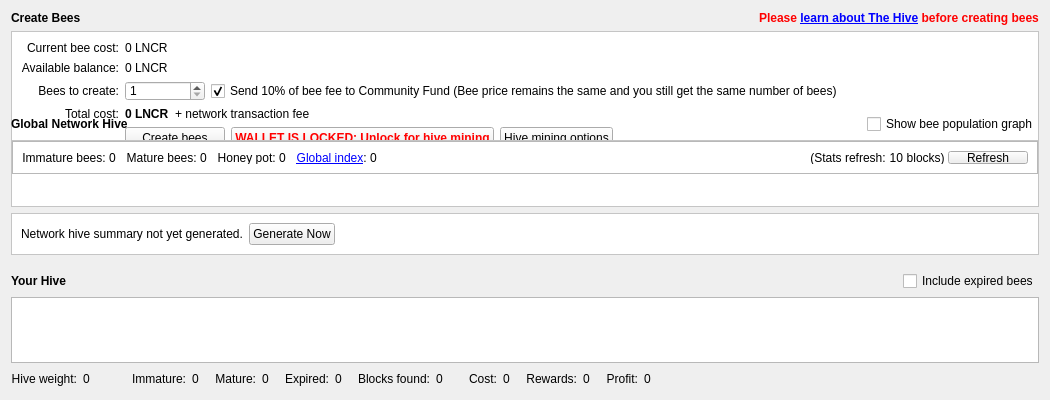
<?xml version="1.0" encoding="UTF-8"?>
<ui version="4.0">
 <class>HiveDialog</class>
 <widget class="QWidget" name="HiveDialog">
  <property name="geometry">
   <rect>
    <x>0</x>
    <y>0</y>
    <width>1050</width>
    <height>400</height>
   </rect>
  </property>
  <property name="sizePolicy">
   <sizepolicy hsizetype="Preferred" vsizetype="Minimum">
    <horstretch>0</horstretch>
    <verstretch>0</verstretch>
   </sizepolicy>
  </property>
  <property name="minimumSize">
   <size>
    <width>0</width>
    <height>400</height>
   </size>
  </property>
  <property name="styleSheet">
   <string notr="true"/>
  </property>
  <layout class="QVBoxLayout" name="verticalLayout">
   <item>
    <layout class="QHBoxLayout" name="horizontalLayout_9">
     <item>
      <widget class="QLabel" name="createBeesTitleLabel">
       <property name="font">
        <font>
         <weight>75</weight>
         <bold>true</bold>
        </font>
       </property>
       <property name="text">
        <string>Create Bees</string>
       </property>
      </widget>
     </item>
     <item>
      <spacer name="horizontalSpacer_9">
       <property name="orientation">
        <enum>Qt::Horizontal</enum>
       </property>
       <property name="sizeHint" stdset="0">
        <size>
         <width>13</width>
         <height>13</height>
        </size>
       </property>
      </spacer>
     </item>
     <item>
      <widget class="QLabel" name="warningLabel">
       <property name="maximumSize">
        <size>
         <width>16</width>
         <height>16</height>
        </size>
       </property>
       <property name="font">
        <font>
         <weight>50</weight>
         <bold>false</bold>
        </font>
       </property>
       <property name="text">
        <string/>
       </property>
       <property name="pixmap">
        <pixmap resource="../bitcoin.qrc">:/icons/warning</pixmap>
       </property>
       <property name="scaledContents">
        <bool>true</bool>
       </property>
      </widget>
     </item>
     <item>
      <widget class="QLabel" name="warningLabel2">
       <property name="font">
        <font>
         <weight>75</weight>
         <bold>true</bold>
        </font>
       </property>
       <property name="text">
        <string>&lt;span style=&quot;color:#ff0000;&quot;&gt;Please &lt;a href=&quot;https://coin.lightningcashr.org/?page_id=326&quot;&gt;&lt;span style=&quot;text-decoration: underline;&quot;&gt;learn about The Hive&lt;/span&gt;&lt;/a&gt; before creating bees&lt;/span&gt;</string>
       </property>
       <property name="openExternalLinks">
        <bool>true</bool>
       </property>
      </widget>
     </item>
    </layout>
   </item>
   <item>
    <widget class="QFrame" name="createBeesForm">
     <property name="sizePolicy">
      <sizepolicy hsizetype="Preferred" vsizetype="Fixed">
       <horstretch>0</horstretch>
       <verstretch>0</verstretch>
      </sizepolicy>
     </property>
     <property name="minimumSize">
      <size>
       <width>0</width>
       <height>145</height>
      </size>
     </property>
     <property name="styleSheet">
      <string notr="true">#createBeesForm{background:url(:/icons/hive_background_flash);
background-repeat:no-repeat;
background-position:bottom right;
background-color:white;}</string>
     </property>
     <property name="frameShape">
      <enum>QFrame::StyledPanel</enum>
     </property>
     <property name="frameShadow">
      <enum>QFrame::Sunken</enum>
     </property>
     <layout class="QFormLayout" name="formLayout_2">
      <property name="labelAlignment">
       <set>Qt::AlignRight|Qt::AlignTrailing|Qt::AlignVCenter</set>
      </property>
      <item row="0" column="0">
       <widget class="QLabel" name="currentBeeCostLabel_2">
        <property name="text">
         <string>Current bee cost:</string>
        </property>
        <property name="alignment">
         <set>Qt::AlignRight|Qt::AlignTrailing|Qt::AlignVCenter</set>
        </property>
       </widget>
      </item>
      <item row="1" column="0">
       <widget class="QLabel" name="currentBeeCostLabel_21">
        <property name="text">
         <string>Available balance:</string>
        </property>
        <property name="alignment">
         <set>Qt::AlignRight|Qt::AlignTrailing|Qt::AlignVCenter</set>
        </property>
       </widget>
      </item>
      <item row="1" column="1">
       <layout class="QHBoxLayout" name="horizontalLayout_91">
        <item>
         <widget class="QLabel" name="currentBalance">
          <property name="font">
           <font>
            <weight>50</weight>
            <bold>false</bold>
           </font>
          </property>
          <property name="text">
           <string>0 LNCR</string>
          </property>
         </widget>
        </item>
        <item>
         <spacer name="horizontalSpacer_91">
          <property name="orientation">
           <enum>Qt::Horizontal</enum>
          </property>
          <property name="sizeHint" stdset="0">
           <size>
            <width>0</width>
            <height>0</height>
           </size>
          </property>
         </spacer>
        </item>
       </layout>
      </item>
      <item row="2" column="0">
       <widget class="QLabel" name="beesToCreateLabel_2">
        <property name="text">
         <string>Bees to create:</string>
        </property>
        <property name="alignment">
         <set>Qt::AlignRight|Qt::AlignTrailing|Qt::AlignVCenter</set>
        </property>
       </widget>
      </item>
      <item row="2" column="1">
       <layout class="QHBoxLayout" name="horizontalLayout_8">
        <item>
         <widget class="QSpinBox" name="beeCountSpinner">
          <property name="minimumSize">
           <size>
            <width>80</width>
            <height>20</height>
           </size>
          </property>
          <property name="minimum">
           <number>1</number>
          </property>
          <property name="maximum">
           <number>9999999</number>
          </property>
         </widget>
        </item>
        <item>
         <widget class="QCheckBox" name="donateCommunityFundCheckbox">
          <property name="sizePolicy">
           <sizepolicy hsizetype="Fixed" vsizetype="Fixed">
            <horstretch>0</horstretch>
            <verstretch>0</verstretch>
           </sizepolicy>
          </property>
          <property name="maximumSize">
           <size>
            <width>1000</width>
            <height>16777215</height>
           </size>
          </property>
          <property name="focusPolicy">
           <enum>Qt::StrongFocus</enum>
          </property>
          <property name="toolTip">
           <string>The community fund works by diverting a portion of the unspendable bee creation fee to the spendable community fund address. This enables us to keep developing LightningCashr Coin.</string>
          </property>
          <property name="text">
           <string>Send 10% of bee fee to Community Fund (Bee price remains the same and you still get the same number of bees)</string>
          </property>
          <property name="checked">
           <bool>true</bool>
          </property>
         </widget>
        </item>
        <item>
         <spacer name="horizontalSpacer_8">
          <property name="orientation">
           <enum>Qt::Horizontal</enum>
          </property>
          <property name="sizeHint" stdset="0">
           <size>
            <width>0</width>
            <height>0</height>
           </size>
          </property>
         </spacer>
        </item>
       </layout>
      </item>
      <item row="3" column="0">
       <widget class="QLabel" name="totalCostLabel_3">
        <property name="text">
         <string>Total cost:</string>
        </property>
        <property name="alignment">
         <set>Qt::AlignRight|Qt::AlignTrailing|Qt::AlignVCenter</set>
        </property>
       </widget>
      </item>
      <item row="3" column="1">
       <layout class="QHBoxLayout" name="horizontalLayout_4">
        <item>
         <widget class="QLabel" name="totalCostLabel">
          <property name="font">
           <font>
            <weight>75</weight>
            <bold>true</bold>
           </font>
          </property>
          <property name="text">
           <string>0 LNCR</string>
          </property>
         </widget>
        </item>
        <item>
         <widget class="QLabel" name="label_9">
          <property name="text">
           <string>+ network transaction fee</string>
          </property>
         </widget>
        </item>
        <item>
         <spacer name="horizontalSpacer_10">
          <property name="orientation">
           <enum>Qt::Horizontal</enum>
          </property>
          <property name="sizeHint" stdset="0">
           <size>
            <width>0</width>
            <height>0</height>
           </size>
          </property>
         </spacer>
        </item>
       </layout>
      </item>
      <item row="4" column="1">
       <layout class="QHBoxLayout" name="horizontalLayout_3">
        <item>
         <widget class="QPushButton" name="createBeesButton">
          <property name="minimumSize">
           <size>
            <width>100</width>
            <height>0</height>
           </size>
          </property>
          <property name="toolTip">
           <string>Create bees now. You will be shown a confirmation dialogue including final transaction fees.</string>
          </property>
          <property name="text">
           <string>Create bees</string>
          </property>
          <property name="icon">
           <iconset resource="../bitcoin.qrc">
            <normaloff>:/icons/bee</normaloff>:/icons/bee</iconset>
          </property>
         </widget>
        </item>
        <item>
         <widget class="QPushButton" name="releaseSwarmButton">
          <property name="minimumSize">
           <size>
            <width>100</width>
            <height>0</height>
           </size>
          </property>
          <property name="font">
           <font>
            <weight>75</weight>
            <bold>true</bold>
           </font>
          </property>
          <property name="toolTip">
           <string>Click to unlock your wallet so that your bees can work. Note this only unlocks the wallet for hivemining; you must
still fully unlock it to send funds.</string>
          </property>
          <property name="styleSheet">
           <string notr="true">color:red;</string>
          </property>
          <property name="text">
           <string>WALLET IS LOCKED: Unlock for hive mining</string>
          </property>
          <property name="icon">
           <iconset resource="../bitcoin.qrc">
            <normaloff>:/icons/lock_closed</normaloff>:/icons/lock_closed</iconset>
          </property>
         </widget>
        </item>
        <item>
         <widget class="QPushButton" name="showHiveOptionsButton">
          <property name="minimumSize">
           <size>
            <width>100</width>
            <height>0</height>
           </size>
          </property>
          <property name="toolTip">
           <string>Create bees now. You will be shown a confirmation dialogue including final transaction fees.</string>
          </property>
          <property name="text">
           <string>Hive mining options</string>
          </property>
          <property name="icon">
           <iconset resource="../bitcoin.qrc">
            <normaloff>:/icons/options</normaloff>:/icons/options</iconset>
          </property>
         </widget>
        </item>
        <item>
         <spacer name="horizontalSpacer_7">
          <property name="orientation">
           <enum>Qt::Horizontal</enum>
          </property>
          <property name="sizeHint" stdset="0">
           <size>
            <width>0</width>
            <height>0</height>
           </size>
          </property>
         </spacer>
        </item>
       </layout>
      </item>
      <item row="0" column="1">
       <layout class="QHBoxLayout" name="horizontalLayout_10">
        <item>
         <widget class="QLabel" name="beeCostLabel">
          <property name="font">
           <font>
            <weight>50</weight>
            <bold>false</bold>
           </font>
          </property>
          <property name="text">
           <string>0 LNCR</string>
          </property>
         </widget>
        </item>
        <item>
         <spacer name="horizontalSpacer_18">
          <property name="orientation">
           <enum>Qt::Horizontal</enum>
          </property>
          <property name="sizeHint" stdset="0">
           <size>
            <width>13</width>
            <height>13</height>
           </size>
          </property>
         </spacer>
        </item>
       </layout>
      </item>
     </layout>
    </widget>
   </item>
   <item>
    <spacer name="verticalSpacer_3">
     <property name="orientation">
      <enum>Qt::Vertical</enum>
     </property>
     <property name="sizeType">
      <enum>QSizePolicy::Fixed</enum>
     </property>
     <property name="sizeHint" stdset="0">
      <size>
       <width>20</width>
       <height>10</height>
      </size>
     </property>
    </spacer>
   </item>
   <item>
    <layout class="QHBoxLayout" name="yourHiveHeader_2">
     <item>
      <widget class="QLabel" name="globalNetworkHiveTitleLabel">
       <property name="font">
        <font>
         <weight>75</weight>
         <bold>true</bold>
        </font>
       </property>
       <property name="text">
        <string>Global Network Hive</string>
       </property>
      </widget>
     </item>
     <item>
      <spacer name="horizontalSpacer_20">
       <property name="orientation">
        <enum>Qt::Horizontal</enum>
       </property>
       <property name="sizeHint" stdset="0">
        <size>
         <width>0</width>
         <height>0</height>
        </size>
       </property>
      </spacer>
     </item>
     <item>
      <widget class="QCheckBox" name="showAdvancedStatsCheckbox">
       <property name="sizePolicy">
        <sizepolicy hsizetype="Fixed" vsizetype="Fixed">
         <horstretch>0</horstretch>
         <verstretch>0</verstretch>
        </sizepolicy>
       </property>
       <property name="maximumSize">
        <size>
         <width>1000</width>
         <height>16777215</height>
        </size>
       </property>
       <property name="focusPolicy">
        <enum>Qt::StrongFocus</enum>
       </property>
       <property name="toolTip">
        <string>If ticked, advanced global network hive stats will be displayed</string>
       </property>
       <property name="text">
        <string>Show bee population graph</string>
       </property>
       <property name="checked">
        <bool>false</bool>
       </property>
      </widget>
     </item>
    </layout>
   </item>
   <item>
    <widget class="QFrame" name="globalHiveSummary">
     <property name="styleSheet">
      <string notr="true">#globalHiveSummary {background-color:white;}</string>
     </property>
     <property name="frameShape">
      <enum>QFrame::StyledPanel</enum>
     </property>
     <property name="frameShadow">
      <enum>QFrame::Sunken</enum>
     </property>
     <layout class="QVBoxLayout" name="verticalLayout_2">
      <property name="spacing">
       <number>0</number>
      </property>
      <property name="leftMargin">
       <number>0</number>
      </property>
      <property name="topMargin">
       <number>0</number>
      </property>
      <property name="rightMargin">
       <number>0</number>
      </property>
      <property name="bottomMargin">
       <number>0</number>
      </property>
      <item>
       <widget class="QFrame" name="globalHiveSummaryTextRow">
        <property name="styleSheet">
         <string notr="true"/>
        </property>
        <property name="frameShape">
         <enum>QFrame::StyledPanel</enum>
        </property>
        <property name="frameShadow">
         <enum>QFrame::Raised</enum>
        </property>
        <layout class="QHBoxLayout" name="horizontalLayout">
         <property name="spacing">
          <number>0</number>
         </property>
         <item>
          <widget class="QLabel" name="label_6">
           <property name="toolTip">
            <string>The total number of immature bees across the whole network</string>
           </property>
           <property name="text">
            <string>Immature bees: </string>
           </property>
           <property name="alignment">
            <set>Qt::AlignRight|Qt::AlignTrailing|Qt::AlignVCenter</set>
           </property>
          </widget>
         </item>
         <item>
          <widget class="QLabel" name="globalImmatureLabel">
           <property name="toolTip">
            <string>The total number of immature bees across the whole network</string>
           </property>
           <property name="text">
            <string>0</string>
           </property>
          </widget>
         </item>
         <item>
          <spacer name="immatureLabelSpacer_2">
           <property name="orientation">
            <enum>Qt::Horizontal</enum>
           </property>
           <property name="sizeType">
            <enum>QSizePolicy::Fixed</enum>
           </property>
           <property name="sizeHint" stdset="0">
            <size>
             <width>10</width>
             <height>0</height>
            </size>
           </property>
          </spacer>
         </item>
         <item>
          <widget class="QLabel" name="label_12">
           <property name="toolTip">
            <string>The total number of mature bees across the whole network</string>
           </property>
           <property name="text">
            <string>Mature bees: </string>
           </property>
           <property name="alignment">
            <set>Qt::AlignRight|Qt::AlignTrailing|Qt::AlignVCenter</set>
           </property>
          </widget>
         </item>
         <item>
          <widget class="QLabel" name="globalMatureLabel">
           <property name="toolTip">
            <string>The total number of mature bees across the whole network</string>
           </property>
           <property name="text">
            <string>0</string>
           </property>
          </widget>
         </item>
         <item>
          <spacer name="immatureLabelSpacer_3">
           <property name="orientation">
            <enum>Qt::Horizontal</enum>
           </property>
           <property name="sizeType">
            <enum>QSizePolicy::Fixed</enum>
           </property>
           <property name="sizeHint" stdset="0">
            <size>
             <width>10</width>
             <height>0</height>
            </size>
           </property>
          </spacer>
         </item>
         <item>
          <widget class="QLabel" name="label_11">
           <property name="toolTip">
            <string>The total block rewards available on the network over the lifespan of a single bee</string>
           </property>
           <property name="text">
            <string>Honey pot: </string>
           </property>
           <property name="alignment">
            <set>Qt::AlignRight|Qt::AlignTrailing|Qt::AlignVCenter</set>
           </property>
          </widget>
         </item>
         <item>
          <widget class="QLabel" name="potentialRewardsLabel">
           <property name="toolTip">
            <string>The total block rewards available on the network over the lifespan of a single bee</string>
           </property>
           <property name="text">
            <string>0</string>
           </property>
          </widget>
         </item>
         <item>
          <spacer name="immatureLabelSpacer_5">
           <property name="orientation">
            <enum>Qt::Horizontal</enum>
           </property>
           <property name="sizeType">
            <enum>QSizePolicy::Fixed</enum>
           </property>
           <property name="sizeHint" stdset="0">
            <size>
             <width>10</width>
             <height>0</height>
            </size>
           </property>
          </spacer>
         </item>
         <item>
          <widget class="QLabel" name="label_16">
           <property name="toolTip">
            <string>The Global Index is a measure of network bee population. At a value of 100,
the network is saturated with the maximum number of bees that are expected
to make back their cost. At values below 100, it is expected at all bees will be profitable.</string>
           </property>
           <property name="text">
            <string>&lt;a href=&quot;https://coin.lightningcashr.org/?page_id=326&quot;&gt;&lt;span style=&quot;text-decoration: underline;&quot;&gt;Global index&lt;/span&gt;&lt;/a&gt;: </string>
           </property>
           <property name="alignment">
            <set>Qt::AlignRight|Qt::AlignTrailing|Qt::AlignVCenter</set>
           </property>
           <property name="openExternalLinks">
            <bool>true</bool>
           </property>
          </widget>
         </item>
         <item>
          <widget class="QLabel" name="beePopIndexLabel">
           <property name="toolTip">
            <string>The Global Index is a measure of network bee population. At a value of 100,
the network is saturated with the maximum number of bees that are expected
to make back their cost. At values below 100, it is expected at all bees will be profitable.</string>
           </property>
           <property name="text">
            <string>0</string>
           </property>
          </widget>
         </item>
         <item>
          <spacer name="immatureLabelSpacer_6">
           <property name="orientation">
            <enum>Qt::Horizontal</enum>
           </property>
           <property name="sizeType">
            <enum>QSizePolicy::Fixed</enum>
           </property>
           <property name="sizeHint" stdset="0">
            <size>
             <width>10</width>
             <height>0</height>
            </size>
           </property>
          </spacer>
         </item>
         <item>
          <widget class="TinyPie" name="beePopIndexPie" native="true">
           <property name="sizePolicy">
            <sizepolicy hsizetype="Fixed" vsizetype="Fixed">
             <horstretch>0</horstretch>
             <verstretch>0</verstretch>
            </sizepolicy>
           </property>
           <property name="minimumSize">
            <size>
             <width>20</width>
             <height>20</height>
            </size>
           </property>
           <property name="toolTip">
            <string>The Global Index is a measure of network bee population. At a value of 100,
the network is saturated with the maximum number of bees that are expected
to make back their cost. At values below 100, it is expected at all bees will be profitable.</string>
           </property>
          </widget>
         </item>
         <item>
          <spacer name="horizontalSpacer_12">
           <property name="orientation">
            <enum>Qt::Horizontal</enum>
           </property>
           <property name="sizeHint" stdset="0">
            <size>
             <width>0</width>
             <height>0</height>
            </size>
           </property>
          </spacer>
         </item>
         <item>
          <widget class="QLabel" name="label_13">
           <property name="toolTip">
            <string>Global network hive stats are automatically refreshed every 10 blocks</string>
           </property>
           <property name="text">
            <string>(Stats refresh: </string>
           </property>
           <property name="alignment">
            <set>Qt::AlignRight|Qt::AlignTrailing|Qt::AlignVCenter</set>
           </property>
          </widget>
         </item>
         <item>
          <widget class="QLabel" name="blocksTillGlobalRefresh">
           <property name="text">
            <string>10</string>
           </property>
           <property name="alignment">
            <set>Qt::AlignRight|Qt::AlignTrailing|Qt::AlignVCenter</set>
           </property>
          </widget>
         </item>
         <item>
          <widget class="QLabel" name="label_15">
           <property name="toolTip">
            <string>Global network hive stats are automatically refreshed every 10 blocks</string>
           </property>
           <property name="text">
            <string> blocks) </string>
           </property>
           <property name="alignment">
            <set>Qt::AlignRight|Qt::AlignTrailing|Qt::AlignVCenter</set>
           </property>
          </widget>
         </item>
         <item>
          <widget class="QPushButton" name="refreshGlobalSummaryButton">
           <property name="minimumSize">
            <size>
             <width>75</width>
             <height>0</height>
            </size>
           </property>
           <property name="toolTip">
            <string>Refresh global hive stats now</string>
           </property>
           <property name="text">
            <string>Refresh</string>
           </property>
           <property name="icon">
            <iconset resource="../bitcoin.qrc">
             <normaloff>:/icons/refresh</normaloff>:/icons/refresh</iconset>
           </property>
          </widget>
         </item>
        </layout>
       </widget>
      </item>
      <item>
       <widget class="QCustomPlot" name="beePopGraph" native="true">
        <property name="sizePolicy">
         <sizepolicy hsizetype="Expanding" vsizetype="Expanding">
          <horstretch>0</horstretch>
          <verstretch>0</verstretch>
         </sizepolicy>
        </property>
        <property name="minimumSize">
         <size>
          <width>0</width>
          <height>100</height>
         </size>
        </property>
       </widget>
      </item>
     </layout>
    </widget>
   </item>
   <item>
    <widget class="QFrame" name="globalHiveSummaryError">
     <property name="styleSheet">
      <string notr="true">#globalHiveSummaryError {
background-color:white;
}</string>
     </property>
     <property name="frameShape">
      <enum>QFrame::StyledPanel</enum>
     </property>
     <property name="frameShadow">
      <enum>QFrame::Sunken</enum>
     </property>
     <layout class="QHBoxLayout" name="horizontalLayout_2">
      <item>
       <widget class="QLabel" name="globalHiveSummaryErrorLabel">
        <property name="font">
         <font>
          <weight>50</weight>
          <bold>false</bold>
         </font>
        </property>
        <property name="styleSheet">
         <string notr="true"/>
        </property>
        <property name="text">
         <string>Network hive summary not yet generated.</string>
        </property>
       </widget>
      </item>
      <item>
       <widget class="QPushButton" name="retryGlobalSummaryButton">
        <property name="minimumSize">
         <size>
          <width>75</width>
          <height>0</height>
         </size>
        </property>
        <property name="toolTip">
         <string>Attempt to generate global network hive stats now</string>
        </property>
        <property name="text">
         <string>Generate Now</string>
        </property>
       </widget>
      </item>
      <item>
       <spacer name="horizontalSpacer_17">
        <property name="orientation">
         <enum>Qt::Horizontal</enum>
        </property>
        <property name="sizeHint" stdset="0">
         <size>
          <width>0</width>
          <height>0</height>
         </size>
        </property>
       </spacer>
      </item>
     </layout>
    </widget>
   </item>
   <item>
    <spacer name="verticalSpacer">
     <property name="orientation">
      <enum>Qt::Vertical</enum>
     </property>
     <property name="sizeType">
      <enum>QSizePolicy::Fixed</enum>
     </property>
     <property name="sizeHint" stdset="0">
      <size>
       <width>20</width>
       <height>10</height>
      </size>
     </property>
    </spacer>
   </item>
   <item>
    <layout class="QHBoxLayout" name="yourHiveHeader">
     <item>
      <widget class="QLabel" name="label_8">
       <property name="font">
        <font>
         <weight>75</weight>
         <bold>true</bold>
        </font>
       </property>
       <property name="text">
        <string>Your Hive</string>
       </property>
      </widget>
     </item>
     <item>
      <spacer name="horizontalSpacer_13">
       <property name="orientation">
        <enum>Qt::Horizontal</enum>
       </property>
       <property name="sizeHint" stdset="0">
        <size>
         <width>0</width>
         <height>0</height>
        </size>
       </property>
      </spacer>
     </item>
     <item>
      <widget class="QCheckBox" name="includeDeadBeesCheckbox">
       <property name="sizePolicy">
        <sizepolicy hsizetype="Fixed" vsizetype="Fixed">
         <horstretch>0</horstretch>
         <verstretch>0</verstretch>
        </sizepolicy>
       </property>
       <property name="maximumSize">
        <size>
         <width>1000</width>
         <height>16777215</height>
        </size>
       </property>
       <property name="focusPolicy">
        <enum>Qt::StrongFocus</enum>
       </property>
       <property name="toolTip">
        <string>If ticked, your hive display and summary will include bees that have expired as well as bees that are currently living.</string>
       </property>
       <property name="text">
        <string>Include expired bees</string>
       </property>
       <property name="checked">
        <bool>false</bool>
       </property>
      </widget>
     </item>
    </layout>
   </item>
   <item>
    <widget class="QTableView" name="currentHiveView">
     <property name="minimumSize">
      <size>
       <width>0</width>
       <height>0</height>
      </size>
     </property>
     <property name="contextMenuPolicy">
      <enum>Qt::CustomContextMenu</enum>
     </property>
     <property name="tabKeyNavigation">
      <bool>false</bool>
     </property>
     <property name="sortingEnabled">
      <bool>true</bool>
     </property>
    </widget>
   </item>
   <item>
    <layout class="QHBoxLayout" name="yourHiveSummary">
     <item>
      <widget class="QLabel" name="label_14">
       <property name="toolTip">
        <string>Hive Weight = is your hive population / global hive population. 
This represents how much of the global hive you control as well as
your hive's chance of mining any given hivemineable block.</string>
       </property>
       <property name="text">
        <string>Hive weight:</string>
       </property>
       <property name="alignment">
        <set>Qt::AlignRight|Qt::AlignTrailing|Qt::AlignVCenter</set>
       </property>
      </widget>
     </item>
     <item>
      <widget class="QLabel" name="localHiveWeightLabel">
       <property name="toolTip">
        <string>Hive Weight = is your hive population / global hive population. 
This represents how much of the global hive you control as well as
your hive's chance of mining any given hivemineable block.</string>
       </property>
       <property name="text">
        <string>0</string>
       </property>
      </widget>
     </item>
     <item>
      <widget class="TinyPie" name="hiveWeightPie" native="true">
       <property name="sizePolicy">
        <sizepolicy hsizetype="Fixed" vsizetype="Fixed">
         <horstretch>0</horstretch>
         <verstretch>0</verstretch>
        </sizepolicy>
       </property>
       <property name="minimumSize">
        <size>
         <width>20</width>
         <height>20</height>
        </size>
       </property>
       <property name="toolTip">
        <string>Hive Weight = is your hive population / global hive population. 
This represents how much of the global hive you control as well as
your hive's chance of mining any given hivemineable block.</string>
       </property>
      </widget>
     </item>
     <item>
      <spacer name="immatureLabelSpacer_4">
       <property name="orientation">
        <enum>Qt::Horizontal</enum>
       </property>
       <property name="sizeType">
        <enum>QSizePolicy::Fixed</enum>
       </property>
       <property name="sizeHint" stdset="0">
        <size>
         <width>10</width>
         <height>0</height>
        </size>
       </property>
      </spacer>
     </item>
     <item>
      <widget class="QLabel" name="label">
       <property name="toolTip">
        <string>Current number of immature bees in your hive</string>
       </property>
       <property name="text">
        <string>Immature:</string>
       </property>
       <property name="alignment">
        <set>Qt::AlignRight|Qt::AlignTrailing|Qt::AlignVCenter</set>
       </property>
      </widget>
     </item>
     <item>
      <widget class="QLabel" name="immatureLabel">
       <property name="toolTip">
        <string>Current number of immature bees in your hive</string>
       </property>
       <property name="text">
        <string>0</string>
       </property>
      </widget>
     </item>
     <item>
      <spacer name="immatureLabelSpacer">
       <property name="orientation">
        <enum>Qt::Horizontal</enum>
       </property>
       <property name="sizeType">
        <enum>QSizePolicy::Fixed</enum>
       </property>
       <property name="sizeHint" stdset="0">
        <size>
         <width>10</width>
         <height>0</height>
        </size>
       </property>
      </spacer>
     </item>
     <item>
      <widget class="QLabel" name="label_3">
       <property name="toolTip">
        <string>Current number of mature bees in your hive</string>
       </property>
       <property name="text">
        <string>Mature:</string>
       </property>
       <property name="alignment">
        <set>Qt::AlignRight|Qt::AlignTrailing|Qt::AlignVCenter</set>
       </property>
      </widget>
     </item>
     <item>
      <widget class="QLabel" name="matureLabel">
       <property name="toolTip">
        <string>Current number of mature bees in your hive</string>
       </property>
       <property name="text">
        <string>0</string>
       </property>
      </widget>
     </item>
     <item>
      <spacer name="horizontalSpacer_16">
       <property name="orientation">
        <enum>Qt::Horizontal</enum>
       </property>
       <property name="sizeType">
        <enum>QSizePolicy::Fixed</enum>
       </property>
       <property name="sizeHint" stdset="0">
        <size>
         <width>10</width>
         <height>0</height>
        </size>
       </property>
      </spacer>
     </item>
     <item>
      <widget class="QLabel" name="deadTitleLabel">
       <property name="toolTip">
        <string>Current number of expired bees in your hive</string>
       </property>
       <property name="text">
        <string>Expired:</string>
       </property>
       <property name="alignment">
        <set>Qt::AlignRight|Qt::AlignTrailing|Qt::AlignVCenter</set>
       </property>
      </widget>
     </item>
     <item>
      <widget class="QLabel" name="deadLabel">
       <property name="toolTip">
        <string>Current number of expired bees in your hive</string>
       </property>
       <property name="text">
        <string>0</string>
       </property>
      </widget>
     </item>
     <item>
      <spacer name="horizontalSpacer_15">
       <property name="orientation">
        <enum>Qt::Horizontal</enum>
       </property>
       <property name="sizeType">
        <enum>QSizePolicy::Fixed</enum>
       </property>
       <property name="sizeHint" stdset="0">
        <size>
         <width>10</width>
         <height>0</height>
        </size>
       </property>
      </spacer>
     </item>
     <item>
      <widget class="QLabel" name="label_4">
       <property name="toolTip">
        <string>The number of blocks hivemined by your bees</string>
       </property>
       <property name="text">
        <string>Blocks found:</string>
       </property>
       <property name="alignment">
        <set>Qt::AlignRight|Qt::AlignTrailing|Qt::AlignVCenter</set>
       </property>
      </widget>
     </item>
     <item>
      <widget class="QLabel" name="blocksFoundLabel">
       <property name="toolTip">
        <string>The number of blocks hivemined by your bees</string>
       </property>
       <property name="text">
        <string>0</string>
       </property>
      </widget>
     </item>
     <item>
      <spacer name="deadLabelSpacer">
       <property name="orientation">
        <enum>Qt::Horizontal</enum>
       </property>
       <property name="sizeType">
        <enum>QSizePolicy::Fixed</enum>
       </property>
       <property name="sizeHint" stdset="0">
        <size>
         <width>20</width>
         <height>0</height>
        </size>
       </property>
      </spacer>
     </item>
     <item>
      <widget class="QLabel" name="label_10">
       <property name="toolTip">
        <string>Total bee cost of your hive</string>
       </property>
       <property name="text">
        <string>Cost:</string>
       </property>
       <property name="alignment">
        <set>Qt::AlignRight|Qt::AlignTrailing|Qt::AlignVCenter</set>
       </property>
      </widget>
     </item>
     <item>
      <widget class="QLabel" name="costLabel">
       <property name="toolTip">
        <string>Total bee cost of your hive</string>
       </property>
       <property name="text">
        <string>0</string>
       </property>
      </widget>
     </item>
     <item>
      <spacer name="horizontalSpacer_14">
       <property name="orientation">
        <enum>Qt::Horizontal</enum>
       </property>
       <property name="sizeType">
        <enum>QSizePolicy::Fixed</enum>
       </property>
       <property name="sizeHint" stdset="0">
        <size>
         <width>10</width>
         <height>0</height>
        </size>
       </property>
      </spacer>
     </item>
     <item>
      <widget class="QLabel" name="label_5">
       <property name="toolTip">
        <string>Total block rewards earned by your bees</string>
       </property>
       <property name="text">
        <string>Rewards:</string>
       </property>
       <property name="alignment">
        <set>Qt::AlignRight|Qt::AlignTrailing|Qt::AlignVCenter</set>
       </property>
      </widget>
     </item>
     <item>
      <widget class="QLabel" name="rewardsPaidLabel">
       <property name="toolTip">
        <string>Total block rewards earned by your bees</string>
       </property>
       <property name="text">
        <string>0</string>
       </property>
      </widget>
     </item>
     <item>
      <spacer name="horizontalSpacer_19">
       <property name="orientation">
        <enum>Qt::Horizontal</enum>
       </property>
       <property name="sizeType">
        <enum>QSizePolicy::Fixed</enum>
       </property>
       <property name="sizeHint" stdset="0">
        <size>
         <width>10</width>
         <height>0</height>
        </size>
       </property>
      </spacer>
     </item>
     <item>
      <widget class="QLabel" name="label_7">
       <property name="toolTip">
        <string>Total profit made by your bees</string>
       </property>
       <property name="text">
        <string>Profit:</string>
       </property>
       <property name="alignment">
        <set>Qt::AlignRight|Qt::AlignTrailing|Qt::AlignVCenter</set>
       </property>
      </widget>
     </item>
     <item>
      <widget class="QLabel" name="profitLabel">
       <property name="toolTip">
        <string>Total profit made by your bees</string>
       </property>
       <property name="text">
        <string>0</string>
       </property>
      </widget>
     </item>
     <item>
      <spacer name="horizontalSpacer_11">
       <property name="orientation">
        <enum>Qt::Horizontal</enum>
       </property>
       <property name="sizeHint" stdset="0">
        <size>
         <width>0</width>
         <height>0</height>
        </size>
       </property>
      </spacer>
     </item>
    </layout>
   </item>
  </layout>
 </widget>
 <customwidgets>
  <customwidget>
   <class>TinyPie</class>
   <extends>QWidget</extends>
   <header>qt/tinypie.h</header>
   <container>1</container>
  </customwidget>
  <customwidget>
   <class>QCustomPlot</class>
   <extends>QWidget</extends>
   <header>qt/qcustomplot.h</header>
   <container>1</container>
  </customwidget>
 </customwidgets>
 <resources>
  <include location="../bitcoin.qrc"/>
 </resources>
 <connections/>
</ui>
